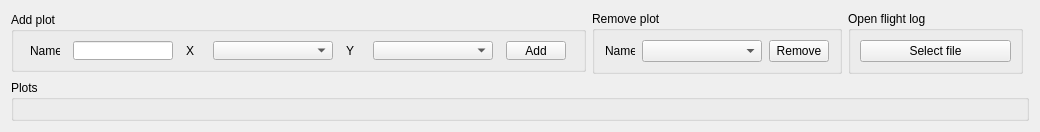
      <widget class="QWidget" name="tab_2">
       <attribute name="title">
        <string>Flight Analysis</string>
       </attribute>
       <layout class="QGridLayout" name="gridLayout_11">
        <item row="0" column="0">
         <widget class="QGroupBox" name="groupBox_8">
          <property name="minimumSize">
           <size>
            <width>575</width>
            <height>0</height>
           </size>
          </property>
          <property name="maximumSize">
           <size>
            <width>575</width>
            <height>60</height>
           </size>
          </property>
          <property name="title">
           <string>Add plot</string>
          </property>
          <layout class="QGridLayout" name="gridLayout_14">
           <item row="0" column="0">
            <widget class="QLabel" name="label_45">
             <property name="maximumSize">
              <size>
               <width>30</width>
               <height>16777215</height>
              </size>
             </property>
             <property name="text">
              <string>Name</string>
             </property>
            </widget>
           </item>
           <item row="0" column="5">
            <widget class="QComboBox" name="yaxisname">
             <property name="minimumSize">
              <size>
               <width>120</width>
               <height>0</height>
              </size>
             </property>
             <property name="maximumSize">
              <size>
               <width>120</width>
               <height>16777215</height>
              </size>
             </property>
            </widget>
           </item>
           <item row="0" column="2">
            <widget class="QLabel" name="label_15">
             <property name="maximumSize">
              <size>
               <width>14</width>
               <height>16777215</height>
              </size>
             </property>
             <property name="text">
              <string>X</string>
             </property>
            </widget>
           </item>
           <item row="0" column="4">
            <widget class="QLabel" name="label_35">
             <property name="maximumSize">
              <size>
               <width>14</width>
               <height>16777215</height>
              </size>
             </property>
             <property name="text">
              <string>Y</string>
             </property>
            </widget>
           </item>
           <item row="0" column="1">
            <widget class="QLineEdit" name="plotname">
             <property name="minimumSize">
              <size>
               <width>100</width>
               <height>0</height>
              </size>
             </property>
             <property name="maximumSize">
              <size>
               <width>100</width>
               <height>16777215</height>
              </size>
             </property>
            </widget>
           </item>
           <item row="0" column="3">
            <widget class="QComboBox" name="xaxisname">
             <property name="minimumSize">
              <size>
               <width>120</width>
               <height>0</height>
              </size>
             </property>
             <property name="maximumSize">
              <size>
               <width>120</width>
               <height>16777215</height>
              </size>
             </property>
            </widget>
           </item>
           <item row="0" column="6">
            <widget class="QPushButton" name="baddplot">
             <property name="minimumSize">
              <size>
               <width>60</width>
               <height>0</height>
              </size>
             </property>
             <property name="maximumSize">
              <size>
               <width>60</width>
               <height>16777215</height>
              </size>
             </property>
             <property name="text">
              <string>Add</string>
             </property>
            </widget>
           </item>
          </layout>
         </widget>
        </item>
        <item row="0" column="1">
         <widget class="QGroupBox" name="groupBox_9">
          <property name="minimumSize">
           <size>
            <width>250</width>
            <height>0</height>
           </size>
          </property>
          <property name="maximumSize">
           <size>
            <width>250</width>
            <height>16777215</height>
           </size>
          </property>
          <property name="title">
           <string>Remove plot</string>
          </property>
          <layout class="QGridLayout" name="gridLayout_17">
           <item row="0" column="1">
            <widget class="QComboBox" name="listdelplot">
             <property name="minimumSize">
              <size>
               <width>120</width>
               <height>0</height>
              </size>
             </property>
             <property name="maximumSize">
              <size>
               <width>120</width>
               <height>16777215</height>
              </size>
             </property>
            </widget>
           </item>
           <item row="0" column="0">
            <widget class="QLabel" name="label_52">
             <property name="minimumSize">
              <size>
               <width>30</width>
               <height>0</height>
              </size>
             </property>
             <property name="maximumSize">
              <size>
               <width>30</width>
               <height>16777215</height>
              </size>
             </property>
             <property name="text">
              <string>Name</string>
             </property>
            </widget>
           </item>
           <item row="0" column="2">
            <widget class="QPushButton" name="bdelplot">
             <property name="minimumSize">
              <size>
               <width>60</width>
               <height>0</height>
              </size>
             </property>
             <property name="maximumSize">
              <size>
               <width>60</width>
               <height>16777215</height>
              </size>
             </property>
             <property name="text">
              <string>Remove</string>
             </property>
            </widget>
           </item>
          </layout>
         </widget>
        </item>
        <item row="0" column="2">
         <widget class="QGroupBox" name="groupBox_12">
          <property name="minimumSize">
           <size>
            <width>175</width>
            <height>0</height>
           </size>
          </property>
          <property name="maximumSize">
           <size>
            <width>175</width>
            <height>16777215</height>
           </size>
          </property>
          <property name="title">
           <string>Open flight log</string>
          </property>
          <layout class="QGridLayout" name="gridLayout_10">
           <item row="0" column="0">
            <widget class="QPushButton" name="bopenlog">
             <property name="text">
              <string>Select file</string>
             </property>
            </widget>
           </item>
          </layout>
         </widget>
        </item>
        <item row="1" column="0" colspan="4">
         <widget class="QGroupBox" name="groupBox_5">
          <property name="title">
           <string>Plots</string>
          </property>
          <layout class="QGridLayout" name="gridLayout_16">
           <item row="0" column="0">
            <layout class="QGridLayout" name="flightanlayout"/>
           </item>
          </layout>
         </widget>
        </item>
       </layout>
      </widget>
